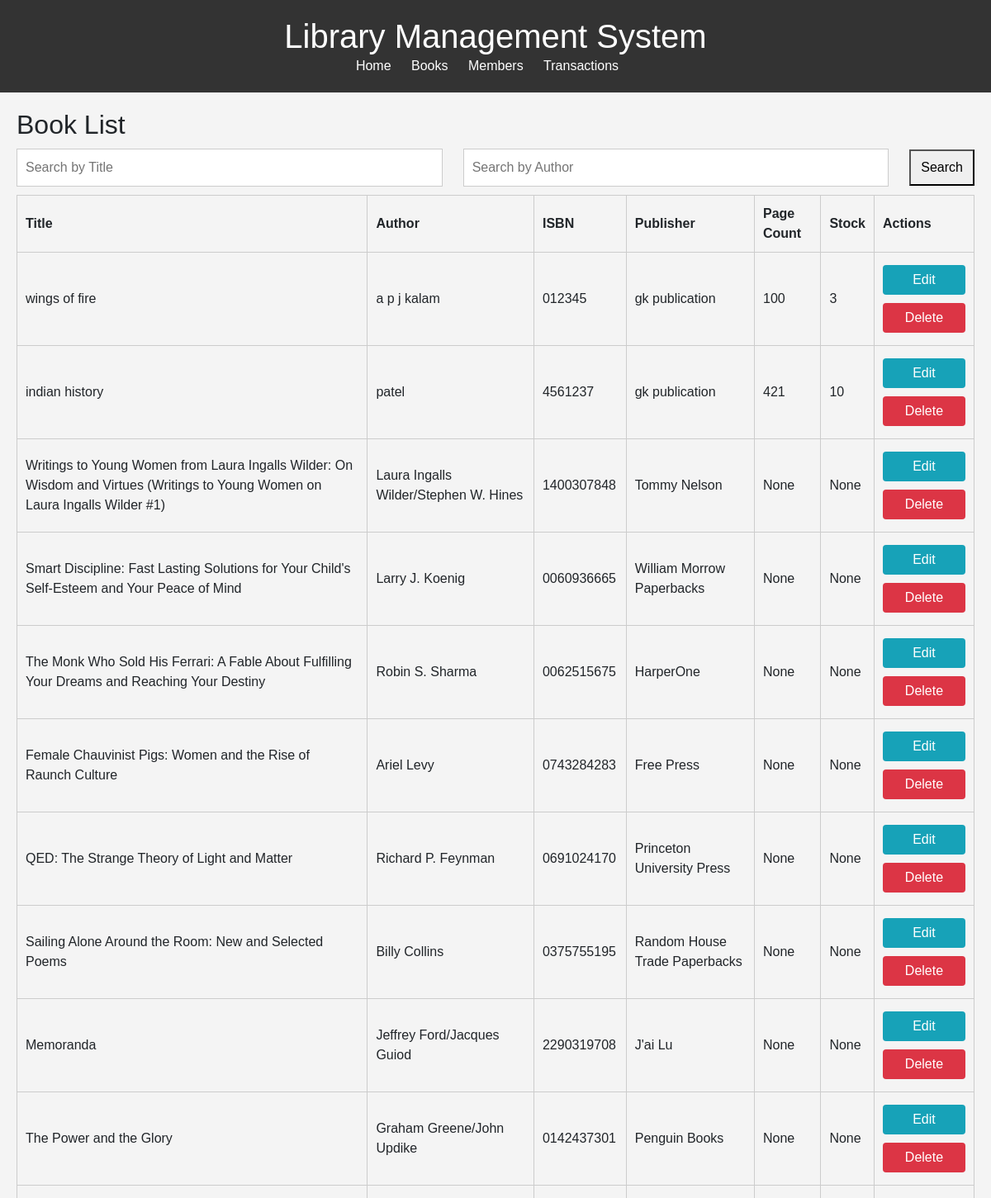
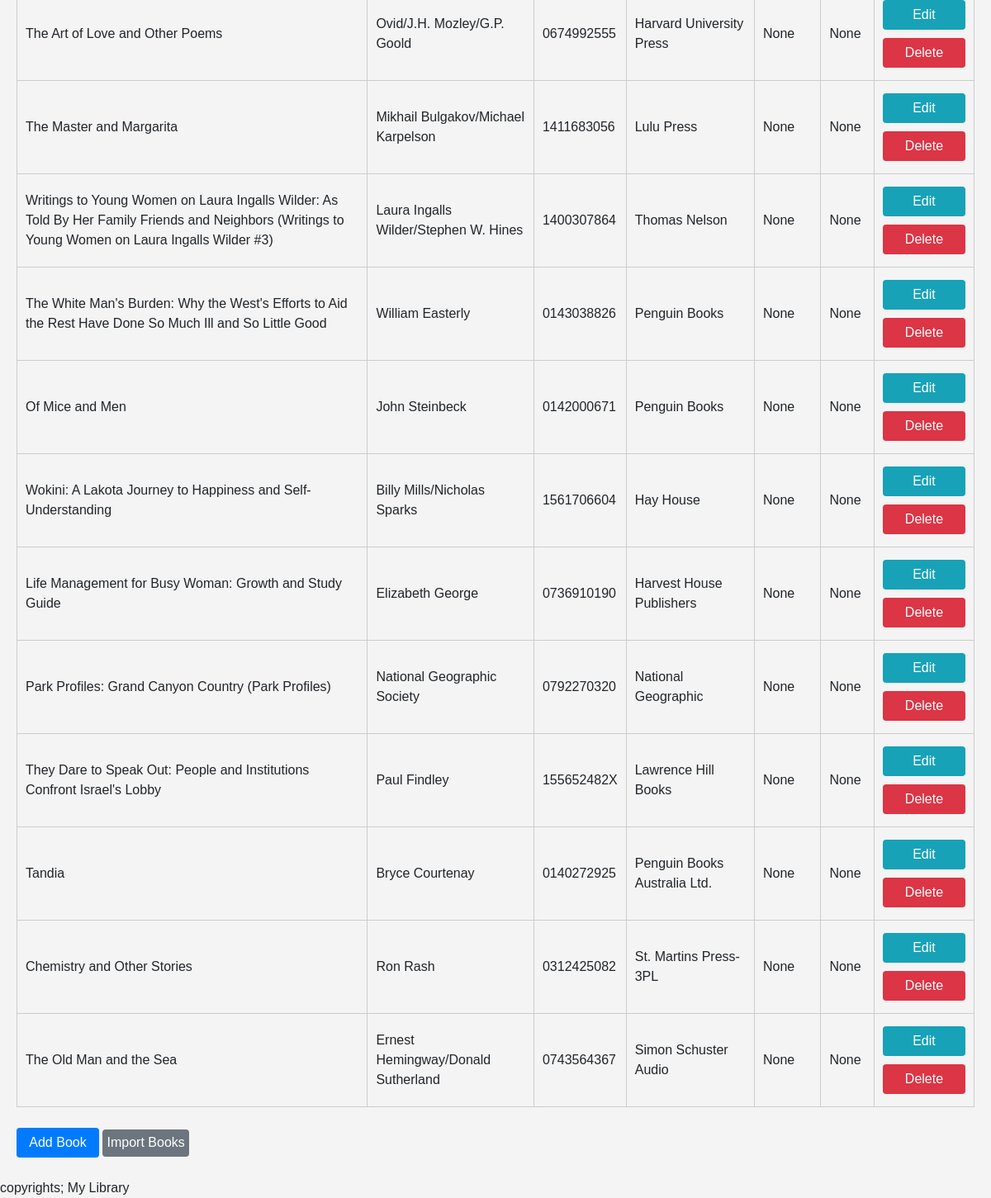
The page / on the database its author committed (2 pictures, top to bottom).
### library_app/models.py (models this page shows, shortened)
class Book(models.Model):
    title = models.CharField(max_length=100)
    author = models.CharField(max_length=100)
    isbn = models.CharField(max_length=13, unique=True)
    publisher = models.CharField(max_length=100)
    page_count = models.PositiveIntegerField(null=True, blank=True)
    stock = models.PositiveIntegerField(null=True, blank=True)

### library_app/views.py (the view)
# urls.py: path('', views.book_list, name='book_list'),
def book_list(request):
    title_query = request.GET.get('title', '')
    author_query = request.GET.get('author', '')
    books = Book.objects.all()
    if title_query:
        books = books.filter(title__icontains=title_query)
    if author_query:
        books = books.filter(author__icontains=author_query)
    context = {
        'books': books,
    }
    return render(request, 'book_list.html', context)

### templates/book_list.html (shortened to what this page needs)
{% extends 'base.html' %}
{% block content %}
  <h2>Book List</h2>
  <form method="GET" action="{% url 'book_list' %}">
    <div class="search-form">
      <input type="text" name="title" placeholder="Search by Title" value="{{ request.GET.title }}">
      <input type="text" name="author" placeholder="Search by Author" value="{{ request.GET.author }}">
      <button type="submit" class="searchbtn">Search</button>
    </div>
  </form>
  <table class="book-table">
    <thead>
      <tr>
        <th>Title</th>
        <th>Author</th>
        <th>ISBN</th>
        <th>Publisher</th>
        <th>Page Count</th>
        <th>Stock</th>
        <th>Actions</th>
      </tr>
    </thead>
    <tbody>
      {% for book in books %}
        <tr>
          <td>{{ book.title }}</td>
          <td>{{ book.author }}</td>
          <td>{{ book.isbn }}</td>
          <td>{{ book.publisher }}</td>
          <td>{{ book.page_count }}</td>
          <td>{{ book.stock }}</td>
          <td>
            <a href="{% url 'book_update' book.pk %}" class="btn btn-edit">Edit</a>
            <form method="post" action="{% url 'book_delete' book.pk %}" class="delete-form">
              <button type="submit" class="btn btn-delete">Delete</button>
            </form>
          </td>
        </tr>
      {% empty %}
        <tr>
          <td colspan="7">No books available.</td>
        </tr>
      {% endfor %}
    </tbody>
  </table>
  <a href="{% url 'book_create' %}" class="btn btn-primary">Add Book</a>
  <a href="{% url 'book_import' %}" class="btn btn-secondary importbtn">Import Books</a>
{% endblock %}

### templates/base.html (shortened to what this page needs)
<!DOCTYPE html>
<html lang="en">
{% load static %}
<head>
    <link rel="stylesheet" href="https://maxcdn.bootstrapcdn.com/bootstrap/4.5.2/css/bootstrap.min.css">
    <link rel="stylesheet" href="{% static '/css/style.css' %}">
</head>
<body>
    <header>
        <h1>Library Management System</h1>
        <nav>
            <ul>
                <li><a href="{% url 'book_list' %}">Home</a></li>
                <li><a href="{% url 'book_list' %}">Books</a></li>
                <li><a href="{% url 'member_list' %}">Members</a></li>
                <li><a href="{% url 'transaction_list' %}">Transactions</a></li>
            </ul>
        </nav>
    </header>
    <main>
        {% block content %}
        {% endblock %}
    </main>
    <footer>
        <p>copyrights; {{ year }} My Library</p>
    </footer>
</body>
</html>

### static/css/style.css (style rules this page uses)
body, h1, h2, h3, p, ul, li { margin: 0; padding: 0; }
body { background-color: #f4f4f4; font-family: Arial, sans-serif; }
header { background-color: #333; color: #fff; padding: 20px; text-align: center; }
nav ul { list-style: none; }
nav ul li { display: inline; margin-right: 20px; }
nav ul li a { color: #fff; text-decoration: none; }
main { padding: 20px; }
table { width: 100%; border-collapse: collapse; margin-bottom: 20px; }
table, th, td { border: 1px solid #ccc; }
th, td { padding: 10px; text-align: left; }
.btn { background-color: #333; color: #fff; text-decoration: none; border: none; cursor: pointer; width: 100px; height: auto; margin: 5px 0; }
.submitbtn, .searchbtn { padding: 8px 12px; }
.search-form { margin: 10px 0; display: flex; justify-content: space-between; align-items: center; }
.search-form input[type="text"] { margin-right: 25px !important; }
.btn-primary { background-color: #007bff; }
.importbtn { background-color: #6c757d; padding: 0.4% 0; width: 9%; }
.btn-edit { background-color: #17a2b8; }
.btn-delete { background-color: #dc3545; }
input[type="text"], input[type="date"], input[type="email"], input[type="number"], textarea { width: 100%; padding: 10px; border: 1px solid #ccc; }

### rows shown on the page
Book: title "wings of fire", author "a p j kalam", isbn "012345", publisher "gk publication", page_count "100", stock "3"
Book: title "indian history", author "patel", isbn "4561237", publisher "gk publication", page_count "421", stock "10"
Book: title "Writings to Young Women from Laura Ingalls Wilder: On Wisdom and Virtues (Writings to Young Women on Laura Ingalls Wilder #1)", author "Laura Ingalls Wilder/Stephen W. Hines", isbn "1400307848", publisher "Tommy Nelson", page_count "None", stock "None"
Book: title "Smart Discipline: Fast Lasting Solutions for Your Child's Self-Esteem and Your Peace of Mind", author "Larry J. Koenig", isbn "0060936665", publisher "William Morrow Paperbacks", page_count "None", stock "None"
Book: title "The Monk Who Sold His Ferrari: A Fable About Fulfilling Your Dreams and Reaching Your Destiny", author "Robin S. Sharma", isbn "0062515675", publisher "HarperOne", page_count "None", stock "None"
Book: title "Female Chauvinist Pigs: Women and the Rise of Raunch Culture", author "Ariel Levy", isbn "0743284283", publisher "Free Press", page_count "None", stock "None"
Book: title "QED: The Strange Theory of Light and Matter", author "Richard P. Feynman", isbn "0691024170", publisher "Princeton University Press", page_count "None", stock "None"
Book: title "Sailing Alone Around the Room: New and Selected Poems", author "Billy Collins", isbn "0375755195", publisher "Random House Trade Paperbacks", page_count "None", stock "None"
Book: title "Memoranda", author "Jeffrey Ford/Jacques Guiod", isbn "2290319708", publisher "J'ai Lu", page_count "None", stock "None"
Book: title "The Power and the Glory", author "Graham Greene/John Updike", isbn "0142437301", publisher "Penguin Books", page_count "None", stock "None"
Book: title "The Art of Love and Other Poems", author "Ovid/J.H. Mozley/G.P. Goold", isbn "0674992555", publisher "Harvard University Press", page_count "None", stock "None"
Book: title "The Master and Margarita", author "Mikhail Bulgakov/Michael Karpelson", isbn "1411683056", publisher "Lulu Press", page_count "None", stock "None"
Book: title "Writings to Young Women on Laura Ingalls Wilder: As Told By Her Family Friends and Neighbors (Writings to Young Women on Laura Ingalls Wilder #3)", author "Laura Ingalls Wilder/Stephen W. Hines", isbn "1400307864", publisher "Thomas Nelson", page_count "None", stock "None"
Book: title "The White Man's Burden: Why the West's Efforts to Aid the Rest Have Done So Much Ill and So Little Good", author "William Easterly", isbn "0143038826", publisher "Penguin Books", page_count "None", stock "None"
Book: title "Of Mice and Men", author "John Steinbeck", isbn "0142000671", publisher "Penguin Books", page_count "None", stock "None"
Book: title "Wokini: A Lakota Journey to Happiness and Self-Understanding", author "Billy Mills/Nicholas Sparks", isbn "1561706604", publisher "Hay House", page_count "None", stock "None"
Book: title "Life Management for Busy Woman: Growth and Study Guide", author "Elizabeth George", isbn "0736910190", publisher "Harvest House Publishers", page_count "None", stock "None"
Book: title "Park Profiles: Grand Canyon Country (Park Profiles)", author "National Geographic Society", isbn "0792270320", publisher "National Geographic", page_count "None", stock "None"
Book: title "They Dare to Speak Out: People and Institutions Confront Israel's Lobby", author "Paul Findley", isbn "155652482X", publisher "Lawrence Hill Books", page_count "None", stock "None"
Book: title "Tandia", author "Bryce Courtenay", isbn "0140272925", publisher "Penguin Books Australia Ltd.", page_count "None", stock "None"
Book: title "Chemistry and Other Stories", author "Ron Rash", isbn "0312425082", publisher "St. Martins Press-3PL", page_count "None", stock "None"
Book: title "The Old Man and the Sea", author "Ernest Hemingway/Donald Sutherland", isbn "0743564367", publisher "Simon Schuster Audio", page_count "None", stock "None"
